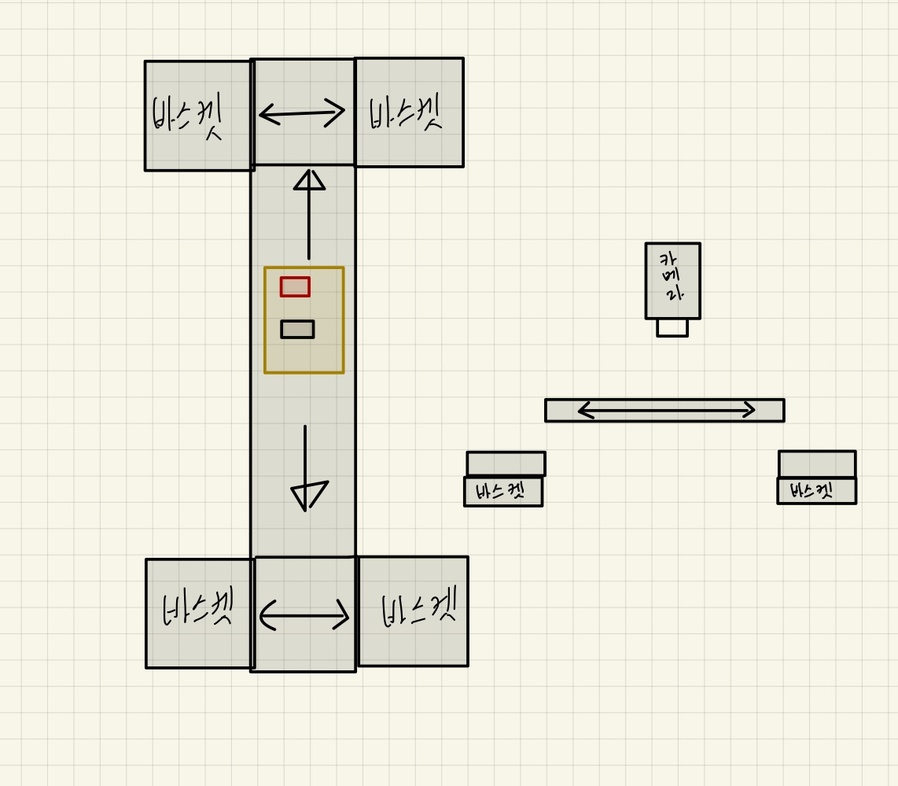
#> input picture 첨부 이미지/image22.jpeg, 898 x 786 px, shrunk from 1142 x 999 before the run, given in place of the camera
$ python moter.py
#> lines starting #> are read from the running program, lines starting #| are printed output that depends on the picture; after the words box and inside, x2 and y2 are one past the last pixel; in counts of white or black regions, pixels touching at a corner belong together
import cv2
import RPi.GPIO as GPIO
from time import sleep
GPIO.setwarnings(False)
GPIO.setmode(GPIO.BCM)
m_1_1 = 17
m_1_2 = 18
m_2_1 = 4
m_2_2 = 14
m_3_1 = 22
m_3_2 = 23

GPIO.setup(m_1_1,GPIO.OUT)
GPIO.setup(m_1_2,GPIO.OUT)
camera=cv2.VideoCapture(0)
ret, frame=camera.read()
#> frame is the input picture: shape (786, 898, 3); mean B, G, R 220.4, 233.1, 234.8
hsv=cv2.cvtColor(frame,cv2.COLOR_BGR2HSV)
#> hsv: shape (786, 898, 3); mean H, S, V 26.6, 18.4, 234.9

lower_Red=(150,50,60)
upwer_Red=(180,255,255)
lower_Green=(36,50,70)
upwer_Green=(89,255,255)
lower_Blue=(90,50,70)
upwer_Blue=(128,255,255)
lower_Yellow=(25,40,130)
upwer_Yellow=(40,150,255)

redMask=cv2.inRange(hsv, lower_Red, upwer_Red)
#> redMask: shape (786, 898); every value is 0
greenMask=cv2.inRange(hsv, lower_Green, upwer_Green)
blueMask=cv2.inRange(hsv, lower_Blue, upwer_Blue)
yellowMask=cv2.inRange(hsv, lower_Yellow, upwer_Yellow)
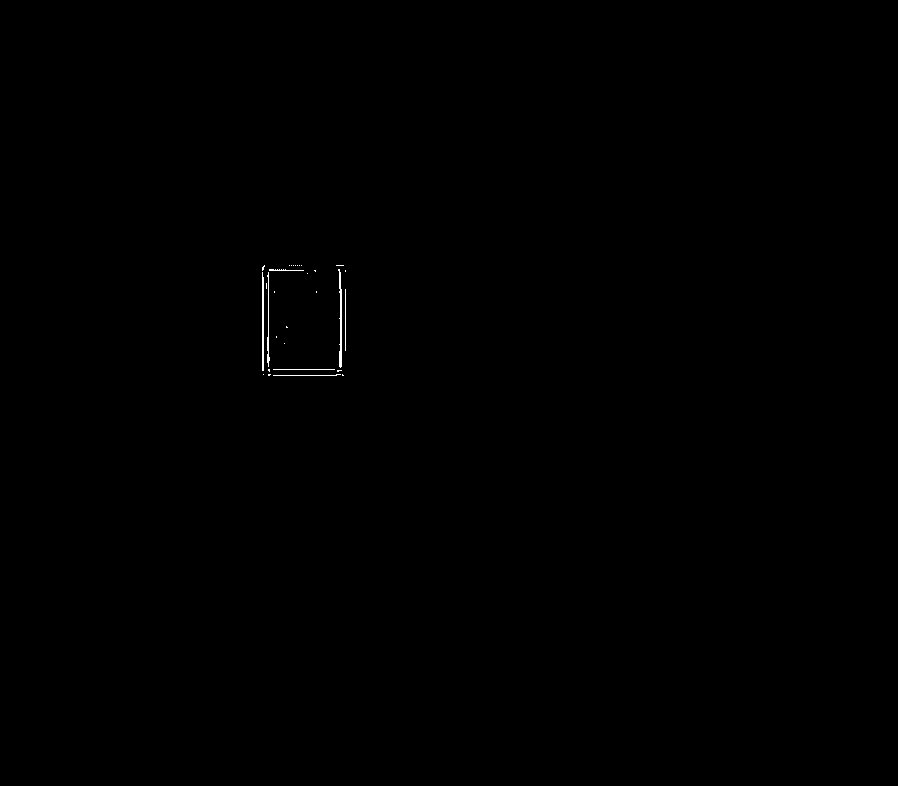
#> yellowMask: shape (786, 898); 0.12% white in thin lines or dots, all inside (x1, y1, x2, y2) = (262, 265, 346, 376)

redPixels=cv2.countNonZero(redMask)
#> redPixels = 0
greenPixels=cv2.countNonZero(greenMask)
#> greenPixels = 0
bluePixels=cv2.countNonZero(blueMask)
#> bluePixels = 0
yellowPixels=cv2.countNonZero(yellowMask)
#> yellowPixels = 840

colorList=[redPixels, greenPixels, bluePixels, yellowPixels]
#> colorList = [0, 0, 0, 840]
maxValue = max(colorList)
#> maxValue = 840
maxPos = colorList.index(maxValue)
#> maxPos = 3
if maxValue >= 500:
	if maxPos == 0:
		print("red check");
		GPIO.output(m_1_1, True)
		GPIO.output(m_1_2, False)
		sleep(2)
		GPIO.output(m_2_1, True)
		GPIO.output(m_2_2, False)
		sleep(1)
	elif maxPos == 1:
		print("greenled on");
		GPIO.output(m_1_1, True)
		GPIO.output(m_1_2, False)
		sleep(2)
		GPIO.output(m_2_1, False)
		GPIO.output(m_2_2, True)
		sleep(1)
	elif maxPos == 2:
		print("blueled on");
		GPIO.output(m_1_1, False)
		GPIO.output(m_1_2, True)
		sleep(2)
		GPIO.output(m_3_1, False)
		GPIO.output(m_3_1, True)
		sleep(1)
	elif maxPos == 3:
		print("yellow on");
		GPIO.output(m_1_1, False)
		GPIO.output(m_1_2, True)
		sleep(2)
		GPIO.output(m_3_1, True)
		GPIO.output(m_3_1, False)
		sleep(1)
GPIO.cleanup()
cv2.destroyAllWindows()

$ run again, on 첨부 이미지/image35.png
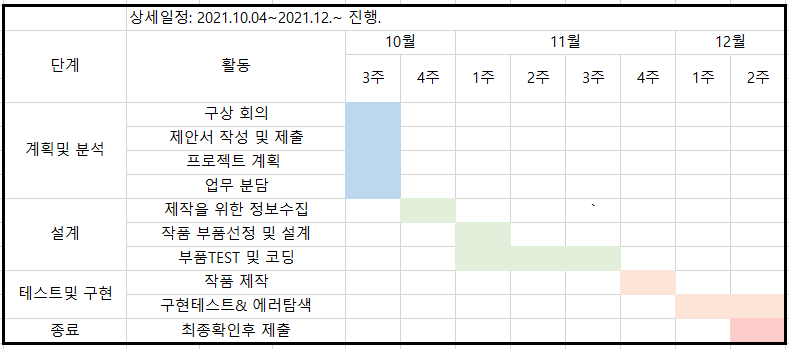
#> input picture 첨부 이미지/image35.png, 789 x 349 px, given in place of the camera
#> frame is the input picture: shape (349, 789, 3); mean B, G, R 240, 240.2, 240
#> hsv: shape (349, 789, 3); mean H, S, V 5.5, 7.1, 242.8
#> `redMask=cv2.inRange(hsv, lower_Red, upwer_Red)`:
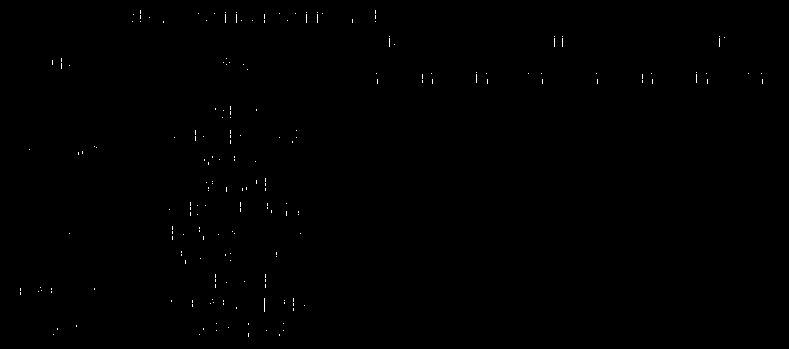
#> redMask: shape (349, 789); 0.19% white in thin lines or dots, all inside (x1, y1, x2, y2) = (20, 10, 763, 337)
#> greenMask: shape (349, 789); 0.01% white in thin lines or dots, all inside (x1, y1, x2, y2) = (40, 15, 763, 334)
#> blueMask: shape (349, 789); 3% white; 732 white regions (731 under 20 px), largest, box (x1, y1, x2, y2) and area: (345, 102, 401, 199) 5431
#> `yellowMask=cv2.inRange(hsv, lower_Yellow, upwer_Yellow)`:
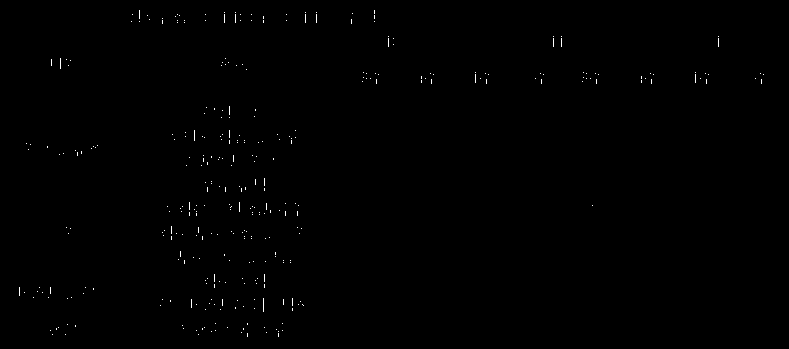
#> yellowMask: shape (349, 789); 0.27% white in thin lines or dots, all inside (x1, y1, x2, y2) = (19, 10, 764, 337)
#> redPixels = 520
#> greenPixels = 23
#> bluePixels = 8389
#> yellowPixels = 740
#> colorList = [520, 23, 8389, 740]
#> maxValue = 8389
#> maxPos = 2
